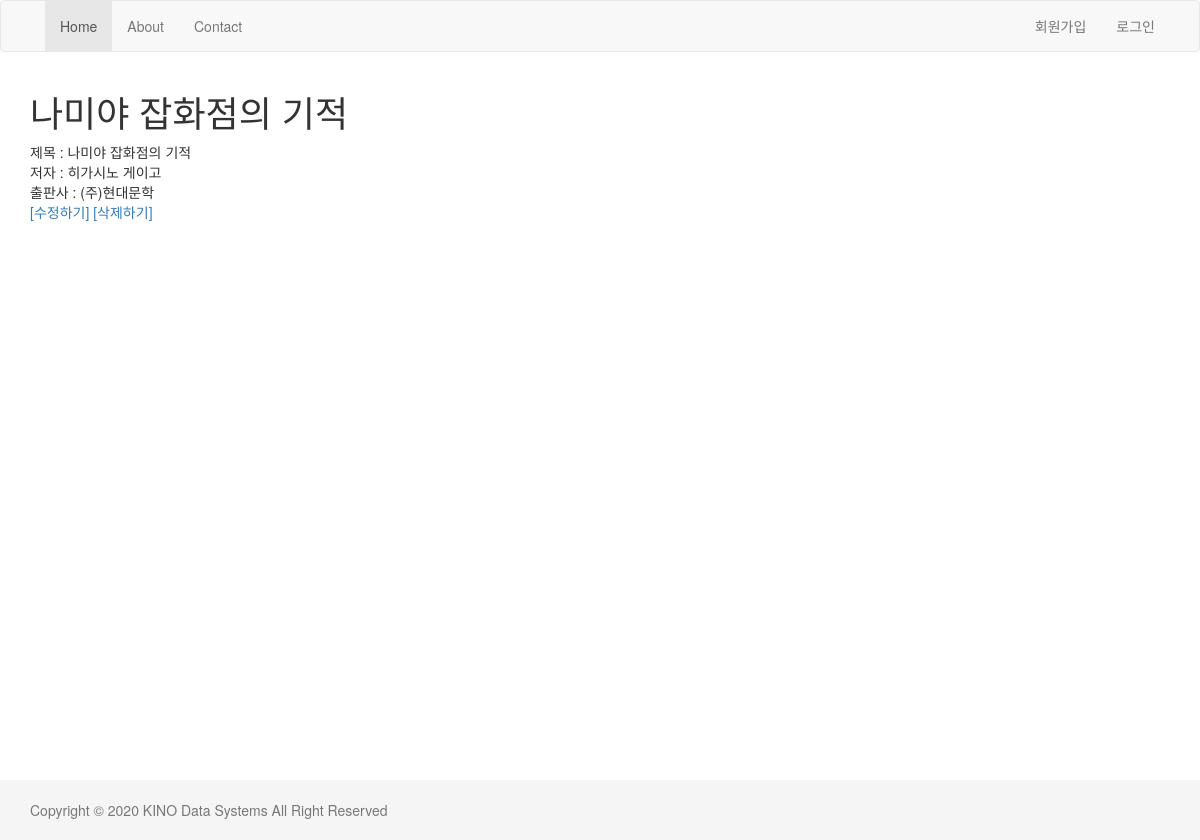
Screenshot of /book/detail/1/ with the database file from the repository.
### book/models.py (models this page shows, shortened)
class Book(models.Model):
    title = models.CharField(max_length=100)
    author = models.CharField(max_length=100)
    publisher = models.CharField(max_length=100)

### book/templates/book/book_detail.html (shortened to what this page needs)
{% extends "layout.html" %}
{% block content %}
    <h1>{{book.title}}</h1>
    제목 : {{book.title}} <br>
    저자 : {{book.author}} <br>
    출판사 : {{book.publisher}} <br>
    <a href="{% url 'book:update' book.id %}">[수정하기]</a>
    <a href="{% url 'book:delete' book.id %}">[삭제하기]</a>
{% endblock %}

### templates/layout.html (style rules this page uses)
html { position: relative; min-height: 100% }
body { margin-bottom: 60px }

### rows the page displays
Book: title "나미야 잡화점의 기적", author "히가시노 게이고", publisher "(주)현대문학"
